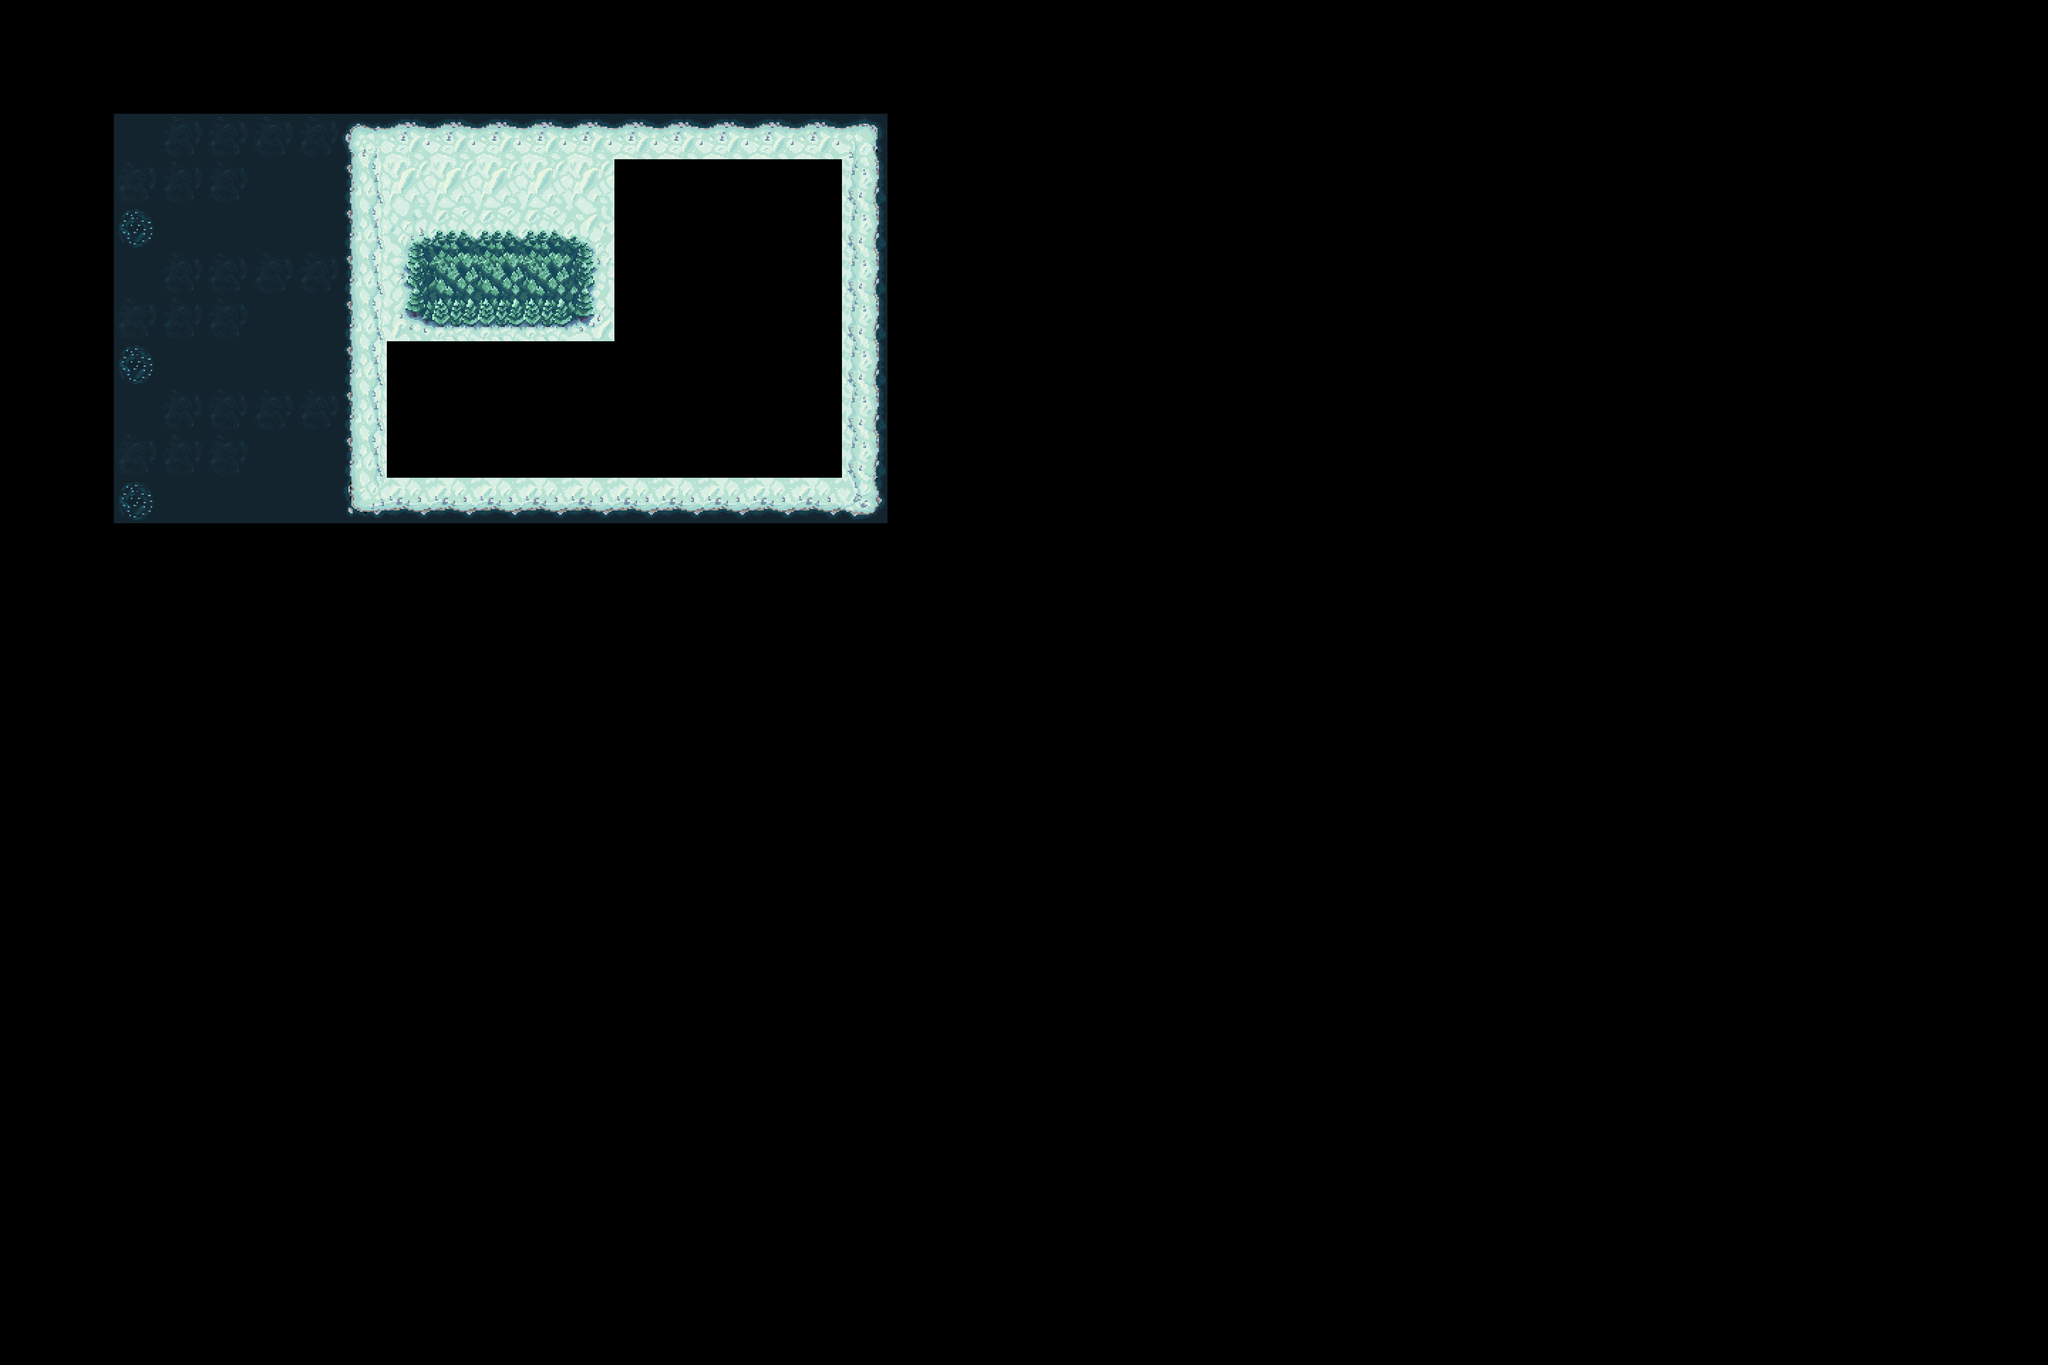

This game map was drawn from its Tiled (.tmx) file and the tilesets committed beside it. A one-line description and the trimmed map source follow:
An orthogonal 180x120 tile map with 32x32 px tiles, 1 tile layer (Capa de patrones 1).

<map version="1.10" tiledversion="1.10.1" orientation="orthogonal" renderorder="right-down" width="180" height="120" tilewidth="32" tileheight="32" infinite="0" nextlayerid="3" nextobjectid="1">
 <tileset firstgid="1" source="tileset2.tsx" />
 <layer id="1" name="Capa de patrones 1" width="180" height="120">
  <data>[21600 cells, 103 non-empty, 21 distinct tile ids]</data>
 </layer>
</map>